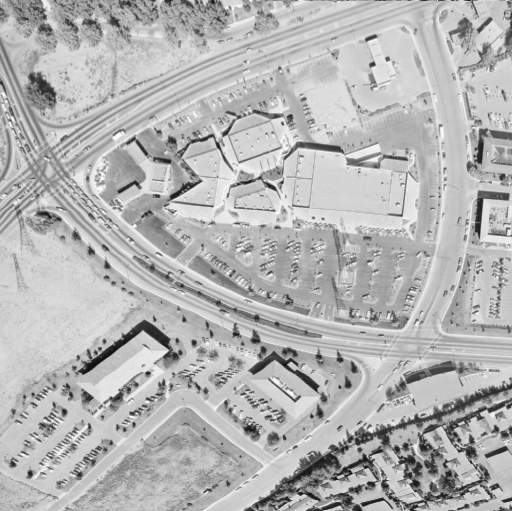
#> input picture atividade/sala/aula_2/imgs/aerial.png, 512 x 511 px
$ python code5.py
#> lines starting #> are read from the running program, lines starting #| are printed output that depends on the picture; long printed decimals are rounded
from atividade.sala.src.pdi_utils import show_image, load_aerial_image
from scipy.stats import entropy
import matplotlib.pyplot as plt
import numpy as np
import cv2

def compute_entropy(labels, base= None):
    value,counts = np.unique(labels, return_counts= True)
    return entropy(counts, base=base)

image_aerial = cv2.imread('imgs/aerial.png')
#> image_aerial is the input picture: shape (511, 512, 3); min 12, max 252, mean 180.4
gray_aerial = cv2.cvtColor(image_aerial, cv2.COLOR_BGR2GRAY)

# calcular e mostrar o histograma da imagem
hist_n_eq = plt.hist(gray_aerial.ravel(), bins= 256)
plt.show()
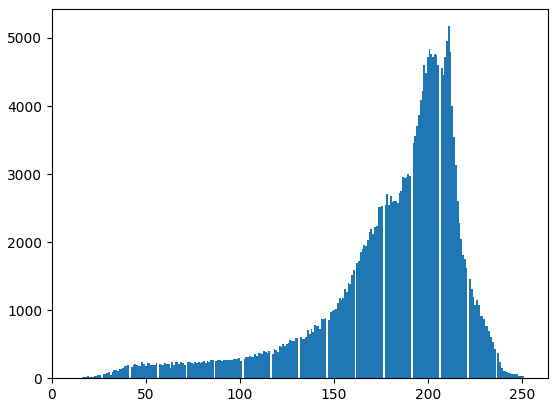
#> figure drawn by matplotlib, 1 panel; tallest bar 5173 high, from x = 210.8 to 211.7

#realizar a equalização do histograma
image_eq = cv2.equalizeHist(gray_aerial)
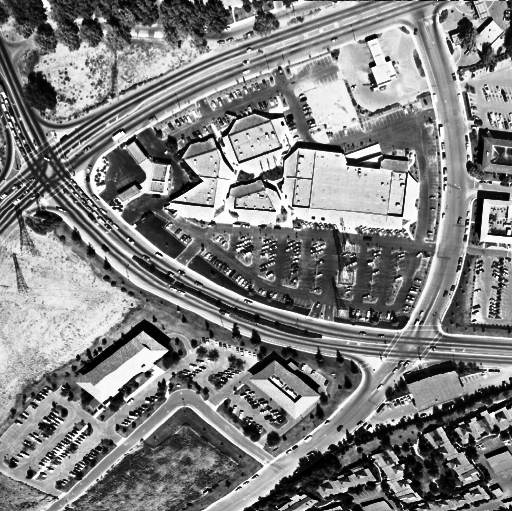
#> image_eq: shape (511, 512); min 0, max 255, mean 128.8

# calcular e mostrar o histograma da imagem equalizada
hist_eq = plt.hist(image_eq.ravel(), bins=256)
plt.show()
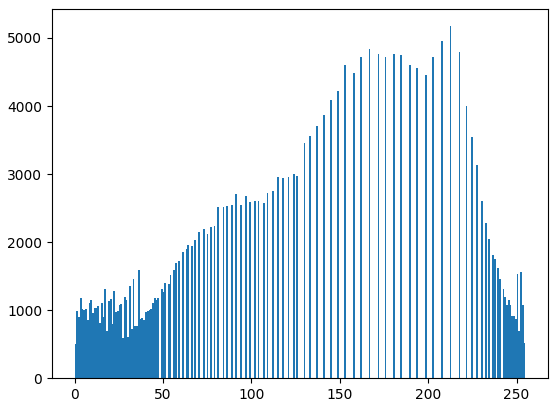
#> figure drawn by matplotlib, 1 panel; tallest bar 5173 high, from x = 212.2 to 213.2

# determinar a media do valor dos pixels que ocorrem na imagem não equalizada
x = compute_entropy(image_aerial, base=None)*255
#> in compute_entropy, `value,counts = np.unique(labels, return_counts= True)`: value = 241 values from 12 to 252; counts = 241 values, max 15519 at index 199, min 6 at index 0, mean 3256.8
#> x = 1235

print(x)
#| 1235.014
